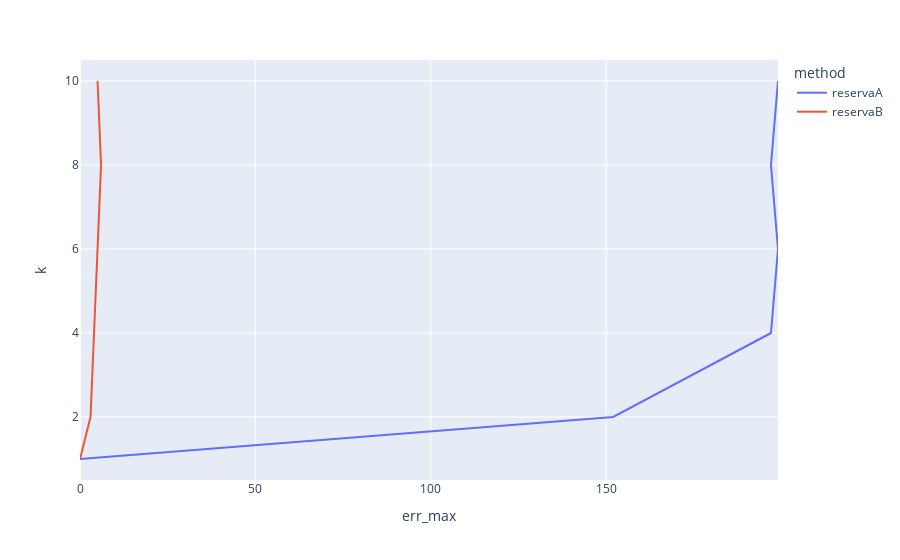

This figure's notebook cell:
### Markdown cell above
### Gráfico Erro Máximo x K para SERIALIZABLE

### Code cell
fig = px.line(relatorio[relatorio.iso_lv=='SERIALIZABLE'], x='err_max', y='k', color='method')
fig.show()

### Figure 1 — Plotly figure (JSON) as saved in the notebook; plotly's stock layout.template omitted (floating-point values rounded to 4 significant figures)
{"data": [{"hovertemplate": "method=reservaA<br>err_max=%{x}<br>k=%{y}<extra></extra>", "legendgroup": "reservaA", "line": {"color": "#636efa", "dash": "solid"}, "marker": {"symbol": "circle"}, "mode": "lines", "name": "reservaA", "orientation": "v", "showlegend": true, "type": "scatter", "x": [0, 152, 197, 199, 197, 199], "xaxis": "x", "y": [1, 2, 4, 6, 8, 10], "yaxis": "y"}, {"hovertemplate": "method=reservaB<br>err_max=%{x}<br>k=%{y}<extra></extra>", "legendgroup": "reservaB", "line": {"color": "#EF553B", "dash": "solid"}, "marker": {"symbol": "circle"}, "mode": "lines", "name": "reservaB", "orientation": "v", "showlegend": true, "type": "scatter", "x": [0, 3, 4, 5, 6, 5], "xaxis": "x", "y": [1, 2, 4, 6, 8, 10], "yaxis": "y"}], "layout": {"legend": {"title": {"text": "method"}, "tracegroupgap": 0}, "margin": {"t": 60}, "xaxis": {"anchor": "y", "domain": [0, 1], "title": {"text": "err_max"}}, "yaxis": {"anchor": "x", "domain": [0, 1], "title": {"text": "k"}}}}
